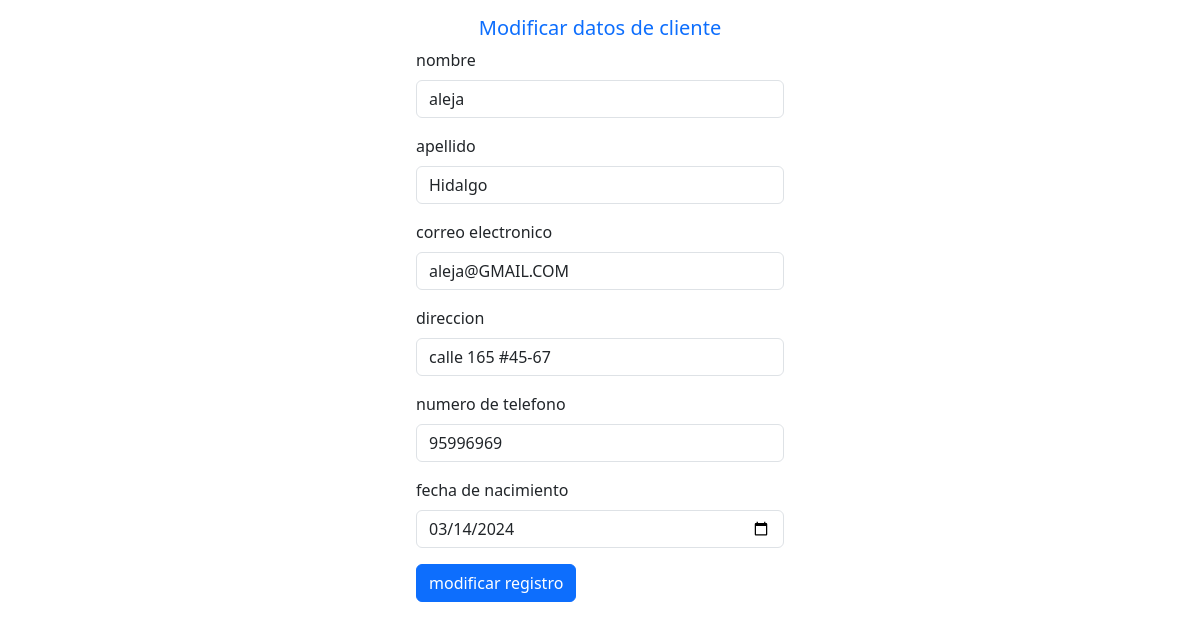
Page /modificar_registro.php?documento_identidad=109494994 on the committed database.
### tables this page shows
CREATE TABLE `clientes` (
  `id` int(11) UNSIGNED NOT NULL,
  `documento_identidad` varchar(20) NOT NULL,
  `nombre` varchar(255) NOT NULL,
  `apellido` varchar(191) NOT NULL,
  `email` varchar(191) NOT NULL,
  `direccion` varchar(191) NOT NULL,
  `telefono` int(10) NOT NULL,
  `fecha_nacimiento` date NOT NULL
);

### modificar_registro.php (the view, shortened to what this page needs)
<?php
include "modelo/conexion.php";
$documento_identidad=$_GET["documento_identidad"];
$sql = $conexion->query(" select * from clientes where documento_identidad='$documento_identidad' ");
?>
<!DOCTYPE html>
<html lang="en">
<head>
    <link href="https://cdn.jsdelivr.net/npm/bootstrap@5.3.3/dist/css/bootstrap.min.css" rel="stylesheet"
>
</head>
<body>
    <form class="col-4 p-3 m-auto" method="POST">
        <h5 class="text-center text-primary">Modificar datos de cliente</h5>
        <?php
        include "controller/modificar_registro.php";
        while ($datos = $sql->fetch_object()) { ?>
            <div class="mb-3">
                <label for="exampleInputEmail1" class="form-label">nombre</label>
                <input type="text" class="form-control" name="nombre" value="<?= $datos->nombre ?>">
            </div>
            <div class="mb-3">
                <label for="exampleInputEmail1" class="form-label">apellido</label>
                <input type="text" class="form-control" name="apellido" value="<?= $datos->apellido ?>">
            </div>
            <div class="mb-3">
                <label for="exampleInputEmail1" class="form-label">correo electronico</label>
                <input type="email" class="form-control" name="email" value="<?= $datos->email ?>">
            </div>
            <div class="mb-3">
                <label for="exampleInputEmail1" class="form-label">direccion</label>
                <input type="text" class="form-control" name="direccion" value="<?= $datos->direccion ?>">
            </div>
            <div class="mb-3">
                <label for="exampleInputEmail1" class="form-label">numero de telefono</label>
                <input type="text" class="form-control" name="telefono" value="<?= $datos->telefono ?>">
            </div>
            <div class="mb-3">
                <label for="exampleInputEmail1" class="form-label">fecha de nacimiento</label>
                <input type="date" class="form-control" name="fecha_nacimiento" value="<?= $datos->fecha_nacimiento ?>">
            </div>
        <?php }
        ?>
        <button type="submit" class="btn btn-primary" name="btnregistrar" value="ok">modificar registro</button>
    </form>
</body>
</html>

### rows in the picture
clientes: nombre "aleja", apellido "Hidalgo", email "aleja@GMAIL.COM", direccion "calle 165 #45-67", telefono "95996969", fecha_nacimiento "03/14/2024"
